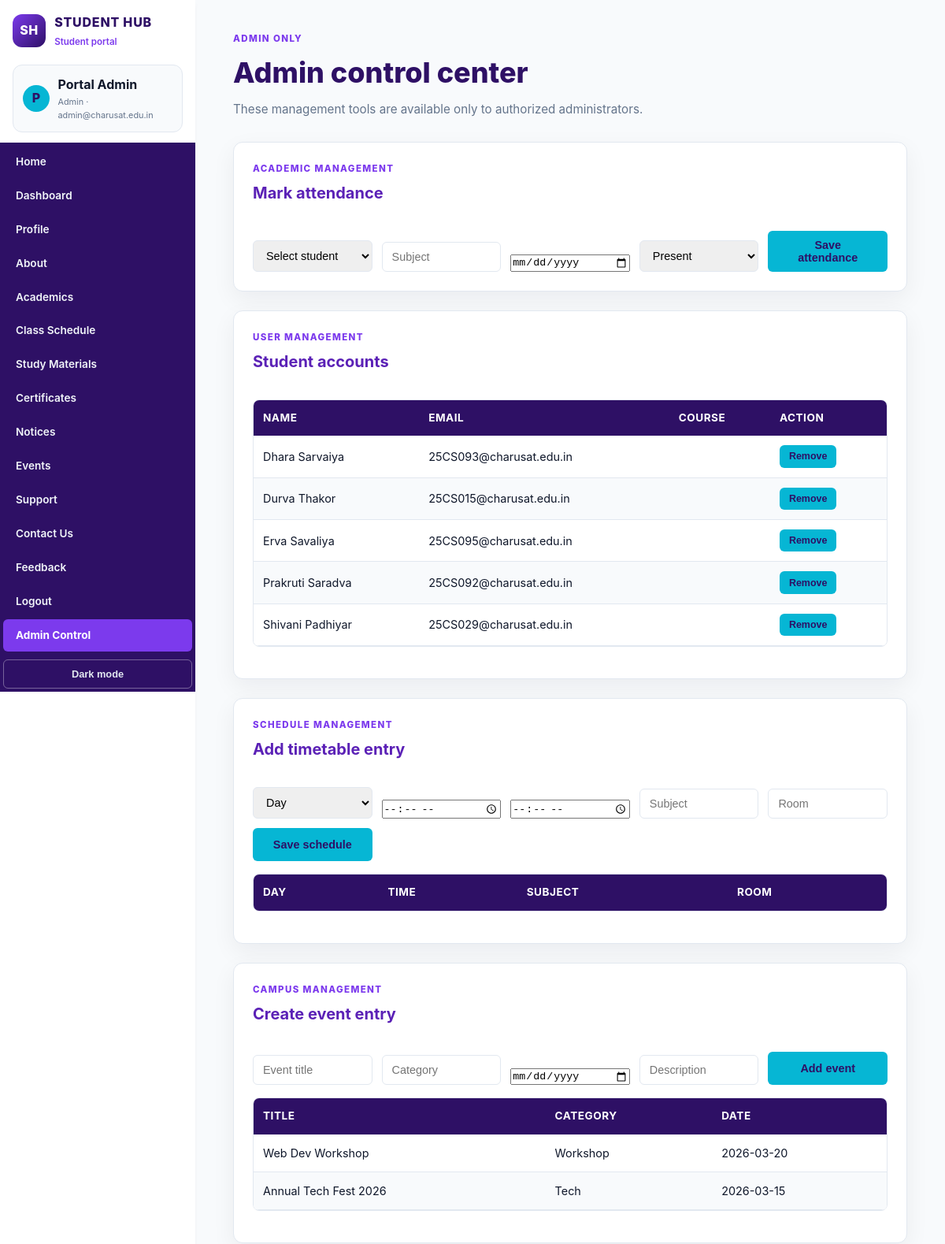
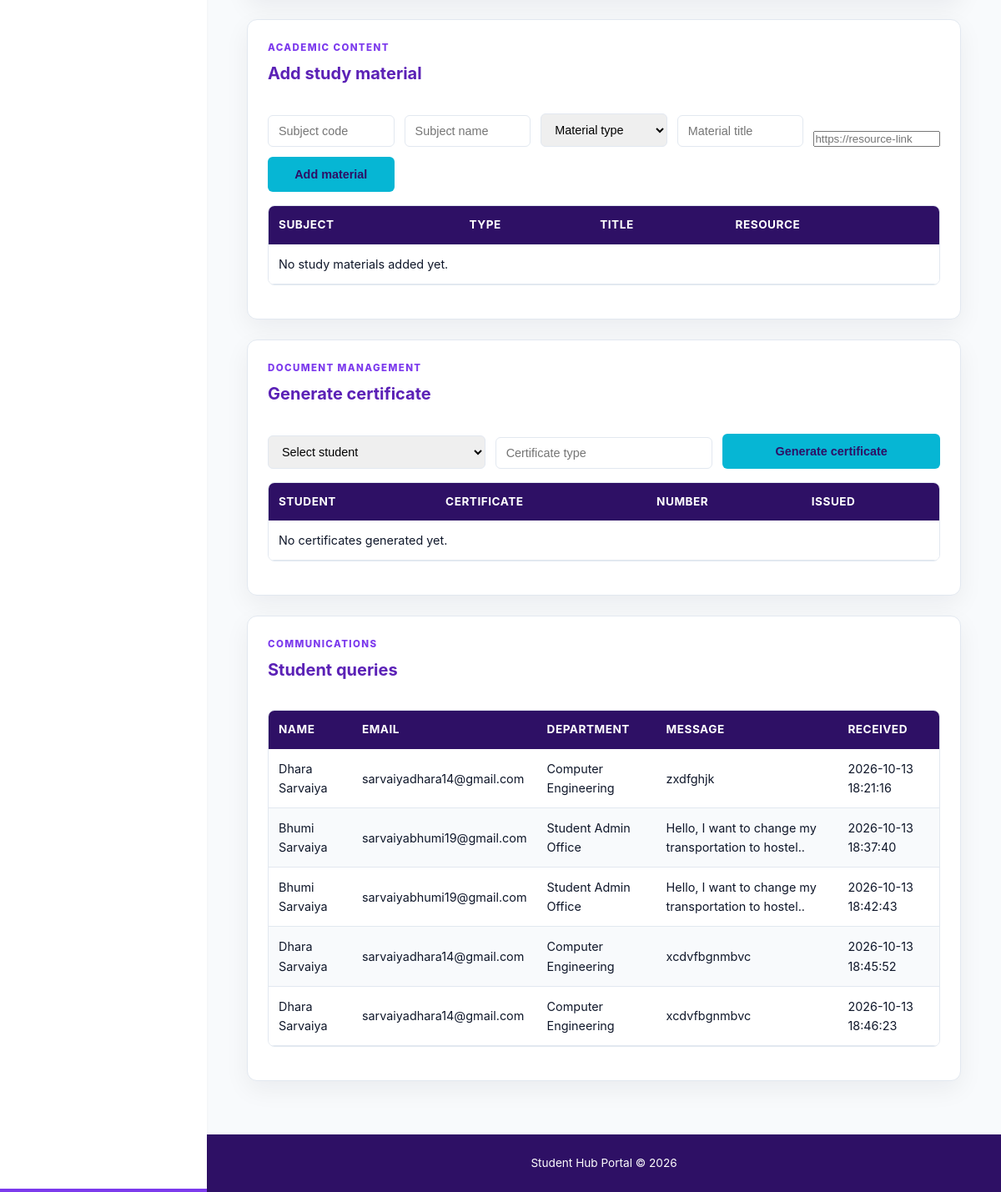
/admin_management.php (signed in), run on the app's committed database (2 pictures, top to bottom).
### tables this page shows
CREATE TABLE IF NOT EXISTS students (
    id INT AUTO_INCREMENT PRIMARY KEY,
    fullname VARCHAR(100) NOT NULL,
    email VARCHAR(100) UNIQUE NOT NULL,
    password VARCHAR(255) NOT NULL,
    phone VARCHAR(20) DEFAULT NULL,
    course VARCHAR(100) DEFAULT NULL,
    academic_year VARCHAR(20) DEFAULT NULL,
    gender VARCHAR(20) DEFAULT NULL,
    profile_photo VARCHAR(255) DEFAULT NULL,
    role ENUM('admin', 'student') NOT NULL DEFAULT 'student',
    created_at TIMESTAMP DEFAULT CURRENT_TIMESTAMP
);

CREATE TABLE IF NOT EXISTS events (
    id INT AUTO_INCREMENT PRIMARY KEY,
    title VARCHAR(150) NOT NULL,
    category VARCHAR(50) NOT NULL,
    event_date DATE NOT NULL,
    description TEXT
);

### admin_management.php (the view, shortened to what this page needs)
<?php
require_once __DIR__ . '/page_session.php';
$pdo->exec(
    'CREATE TABLE IF NOT EXISTS attendance (
        id INT AUTO_INCREMENT PRIMARY KEY,
        student_id INT NOT NULL,
        subject VARCHAR(100) NOT NULL,
        attendance_date DATE NOT NULL,
        status ENUM("present", "absent") NOT NULL,
        UNIQUE KEY attendance_entry (student_id, subject, attendance_date),
        FOREIGN KEY (student_id) REFERENCES students(id) ON DELETE CASCADE
    )'
);
$pdo->exec(
    'CREATE TABLE IF NOT EXISTS timetable (
        id INT AUTO_INCREMENT PRIMARY KEY,
        day_name VARCHAR(20) NOT NULL,
        start_time TIME NOT NULL,
        end_time TIME NOT NULL,
        subject VARCHAR(100) NOT NULL,
        room VARCHAR(50) DEFAULT NULL
    )'
);
$pdo->exec(
    'CREATE TABLE IF NOT EXISTS study_materials (
        id INT AUTO_INCREMENT PRIMARY KEY,
        subject_code VARCHAR(30) NOT NULL,
        subject_name VARCHAR(150) NOT NULL,
        material_type VARCHAR(50) NOT NULL,
        title VARCHAR(150) NOT NULL,
        resource_url VARCHAR(500) NOT NULL,
        created_at TIMESTAMP DEFAULT CURRENT_TIMESTAMP
    )'
);
$pdo->exec(
    'CREATE TABLE IF NOT EXISTS certificates (
        id INT AUTO_INCREMENT PRIMARY KEY,
        student_id INT NOT NULL,
        certificate_type VARCHAR(100) NOT NULL,
        certificate_number VARCHAR(50) NOT NULL UNIQUE,
        issued_at DATE NOT NULL,
        status ENUM("issued", "revoked") NOT NULL DEFAULT "issued",
        FOREIGN KEY (student_id) REFERENCES students(id) ON DELETE CASCADE
    )'
);
$students = $pdo->query(
    "SELECT id, fullname, email, course, academic_year
     FROM students WHERE role = 'student' ORDER BY fullname"
)->fetchAll();
$events = $pdo->query(
    'SELECT title, category, event_date FROM events ORDER BY event_date DESC LIMIT 8'
)->fetchAll();
$materials = $pdo->query(
    'SELECT subject_code, subject_name, material_type, title, resource_url
     FROM study_materials ORDER BY created_at DESC LIMIT 20'
)->fetchAll();
$certificates = $pdo->query(
    'SELECT c.certificate_number, c.certificate_type, c.issued_at, s.fullname
     FROM certificates c INNER JOIN students s ON s.id = c.student_id
     ORDER BY c.issued_at DESC LIMIT 20'
)->fetchAll();
$queries = [];
$queryFile = __DIR__ . '/submissions.csv';
if (is_readable($queryFile) && ($handle = fopen($queryFile, 'r')) !== false) {
    $headers = fgetcsv($handle);
    while (($row = fgetcsv($handle)) !== false) {
        if ($headers && count($row) >= count($headers)) {
            $queries[] = array_combine($headers, array_slice($row, 0, count($headers)));
        }
    }
}
?>
<!DOCTYPE html>
<html lang="en">
<head>
    <link rel="stylesheet" href="style.css?v=20261022">
</head>
<body>
<?php renderPortalHeader(); ?>
<main id="main-content">
    <div class="page-heading">
        <div>
            <p class="eyebrow">ADMIN ONLY</p>
            <h1>Admin control center</h1>
            <p class="page-subtitle">These management tools are available only to authorized administrators.</p>
        </div>
    </div>
    <section id="attendance" class="admin-section">
        <div class="section-heading"><div><p class="eyebrow">ACADEMIC MANAGEMENT</p><h2>Mark attendance</h2></div></div>
        <form method="post" class="admin-form">
            <select name="student_id" required><option value="">Select student</option></select>
            <input type="text" name="subject" placeholder="Subject" required>
            <input type="date" name="attendance_date" required>
            <select name="status"><option value="present">Present</option><option value="absent">Absent</option></select>
            <button class="btn btn-primary" type="submit">Save attendance</button>
        </form>
    </section>
    <section id="students" class="admin-section">
        <div class="section-heading"><div><p class="eyebrow">USER MANAGEMENT</p><h2>Student accounts</h2></div></div>
        <div class="admin-table-wrap"><table><thead><tr><th>Name</th><th>Email</th><th>Course</th><th>Action</th></tr></thead><tbody>
        <?php foreach ($students as $student): ?><tr><td><?= htmlspecialchars($student['fullname']) ?></td><td><?= htmlspecialchars($student['email']) ?></td><td></td><td><form method="post" onsubmit="return confirm('Remove this student account?');"><button class="btn btn-danger" type="submit">Remove</button></form></td></tr><?php endforeach; ?>
        </tbody></table></div>
    </section>
    <section id="timetable" class="admin-section">
        <div class="section-heading"><div><p class="eyebrow">SCHEDULE MANAGEMENT</p><h2>Add timetable entry</h2></div></div>
        <form method="post" class="admin-form">
            <select name="day_name" required><option value="">Day</option><?php foreach (['Monday','Tuesday','Wednesday','Thursday','Friday','Saturday'] as $day): ?><option><?= $day ?></option><?php endforeach; ?></select>
            <input type="time" name="start_time" required><input type="time" name="end_time" required>
            <input type="text" name="timetable_subject" placeholder="Subject" required><input type="text" name="room" placeholder="Room">
            <button class="btn btn-primary" type="submit">Save schedule</button>
        </form>
        <div class="admin-table-wrap"><table><thead><tr><th>Day</th><th>Time</th><th>Subject</th><th>Room</th></tr></thead></table></div>
    </section>
    <section id="events" class="admin-section">
        <div class="section-heading"><div><p class="eyebrow">CAMPUS MANAGEMENT</p><h2>Create event entry</h2></div></div>
        <form method="post" class="admin-form">
            <input type="hidden" name="action" value="event"><input type="text" name="title" placeholder="Event title" required><input type="text" name="category" placeholder="Category" required><input type="date" name="event_date" required><input type="text" name="description" placeholder="Description"><button class="btn btn-primary" type="submit">Add event</button>
        </form>
        <div class="admin-table-wrap"><table><thead><tr><th>Title</th><th>Category</th><th>Date</th></tr></thead><tbody><?php foreach ($events as $event): ?><tr><td><?= htmlspecialchars($event['title']) ?></td><td><?= htmlspecialchars($event['category']) ?></td><td><?= htmlspecialchars($event['event_date']) ?></td></tr><?php endforeach; ?></tbody></table></div>
    </section>
    <section id="materials" class="admin-section">
        <div class="section-heading"><div><p class="eyebrow">ACADEMIC CONTENT</p><h2>Add study material</h2></div></div>
        <form method="post" class="admin-form">
            <input type="text" name="subject_code" placeholder="Subject code" required>
            <input type="text" name="subject_name" placeholder="Subject name" required>
            <select name="material_type" required><option value="">Material type</option><option>Notes</option><option>PPT</option><option>Assignment</option><option>Previous paper</option></select>
            <input type="text" name="material_title" placeholder="Material title" required>
            <input type="url" name="resource_url" placeholder="https://resource-link" required>
            <button class="btn btn-primary" type="submit">Add material</button>
        </form>
        <div class="admin-table-wrap"><table><thead><tr><th>Subject</th><th>Type</th><th>Title</th><th>Resource</th></tr></thead><tbody><?php if (!$materials): ?><tr><td colspan="4">No study materials added yet.</td></tr><?php endif; ?></tbody></table></div>
    </section>
    <section id="certificates" class="admin-section">
        <div class="section-heading"><div><p class="eyebrow">DOCUMENT MANAGEMENT</p><h2>Generate certificate</h2></div></div>
        <form method="post" class="admin-form">
            <select name="certificate_student_id" required><option value="">Select student</option></select>
            <input type="text" name="certificate_type" placeholder="Certificate type" required>
            <button class="btn btn-primary" type="submit">Generate certificate</button>
        </form>
        <div class="admin-table-wrap"><table><thead><tr><th>Student</th><th>Certificate</th><th>Number</th><th>Issued</th></tr></thead><tbody><?php if (!$certificates): ?><tr><td colspan="4">No certificates generated yet.</td></tr><?php endif; ?></tbody></table></div>
    </section>
    <section id="queries" class="admin-section">
        <div class="section-heading"><div><p class="eyebrow">COMMUNICATIONS</p><h2>Student queries</h2></div></div>
        <div class="admin-table-wrap"><table><thead><tr><th>Name</th><th>Email</th><th>Department</th><th>Message</th><th>Received</th></tr></thead><tbody><?php foreach ($queries as $query): ?><tr><td><?= htmlspecialchars((string) ($query['Full Name'] ?? '')) ?></td><td><?= htmlspecialchars((string) ($query['Email'] ?? '')) ?></td><td><?= htmlspecialchars((string) ($query['Department'] ?? '')) ?></td><td><?= htmlspecialchars((string) ($query['Message'] ?? '')) ?></td><td><?= htmlspecialchars((string) ($query['Timestamp'] ?? '')) ?></td></tr><?php endforeach; ?><?php if (!$queries): ?><tr><td colspan="5">No student queries have been submitted.</td></tr><?php endif; ?></tbody></table></div>
    </section>
</main>
<?php renderPortalFooter(); ?>
</body>
</html>

### page_session.php (shortened to what this page needs)
<?php
function renderPortalHeader(): void
{
    $currentPage = basename($_SERVER['PHP_SELF']);
    $isLoggedIn = !empty($_SESSION['user_id']);
    $dashboardPage = (($_SESSION['role'] ?? '') === 'admin')
        ? 'admin_dashboard.php'
        : 'student_dashboard.php';
    $links = [
        'index.php' => 'Home',
        'dashboard.php' => 'Dashboard',
        'profile.php' => 'Profile',
        'about.php' => 'About',
        'academics.php' => 'Academics',
        'classschedule.php' => 'Class Schedule',
        'studymaterials.php' => 'Study Materials',
        'certificates.php' => 'Certificates',
        'notice.php' => 'Notices',
        'events.php' => 'Events',
        'studentsupport.php' => 'Support',
        'contact.php' => 'Contact Us',
        'feedback.php' => 'Feedback',
    ];
    echo '<header class="portal-sidebar" role="banner">'
        . '<div class="header-container">'
        . '<a class="brand" href="index.php"><span class="brand-mark">SH</span><span><strong>STUDENT HUB</strong><small>Student portal</small></span></a>'
        . '<button id="menu-toggle" class="hamburger-btn" aria-label="Toggle Navigation">&#9776;</button>'
        . '</div>';
    if ($isLoggedIn) {
        $name = htmlspecialchars((string) ($_SESSION['fullname'] ?? ''), ENT_QUOTES, 'UTF-8');
        $email = htmlspecialchars((string) ($_SESSION['email'] ?? ''), ENT_QUOTES, 'UTF-8');
        $role = htmlspecialchars(ucfirst((string) ($_SESSION['role'] ?? '')), ENT_QUOTES, 'UTF-8');
        echo '<div class="session-summary">'
            . '<span class="user-avatar">' . strtoupper(substr($name, 0, 1)) . '</span>'
            . '<span class="user-details"><strong>' . $name . '</strong><small>' . $role . ' &middot; ' . $email . '</small></span>'
            . '</div>';
    }
    echo '<nav aria-label="Main Navigation"><ul class="nav-list" id="nav-list">';
    foreach ($links as $href => $label) {
        $current = ($href === $currentPage ||
            ($href === 'dashboard.php' && $currentPage === $dashboardPage))
            ? ' aria-current="page"'
            : '';
        echo '<li><a href="' . $href . '"' . $current . '>' . $label . '</a></li>';
    }
    if ($isLoggedIn) {
        echo '<li><a href="logout.php">Logout</a></li>';
        if (($_SESSION['role'] ?? '') === 'admin') {
            echo '<li><a href="admin_management.php"' .
                ($currentPage === 'admin_management.php' ? ' aria-current="page"' : '') .
                '>Admin Control</a></li>';
        }
    } else {
        echo '<li><a href="login.php"' . ($currentPage === 'login.php' ? ' aria-current="page"' : '') . '>Login</a></li>';
    }
    echo '<li><button id="theme-toggle" class="theme-toggle">Dark mode</button></li>'
        . '</ul></nav></header>';
}
function renderPortalFooter(): void
{
    echo '<footer><p>Student Hub Portal &copy; ' . date('Y') . '</p></footer>';
}

### data on the page
students: fullname "Dhara Sarvaiya", email "25CS093@charusat.edu.in"
students: fullname "Durva Thakor", email "25CS015@charusat.edu.in"
students: fullname "Erva Savaliya", email "25CS095@charusat.edu.in"
students: fullname "Prakruti Saradva", email "25CS092@charusat.edu.in"
students: fullname "Shivani Padhiyar", email "25CS029@charusat.edu.in"
events: title "Web Dev Workshop", category "Workshop", event_date "2026-03-20"
events: title "Annual Tech Fest 2026", category "Tech", event_date "2026-03-15"

### other printed values
substr($name, 0, 1) "P"
$name "Portal Admin"
$role "Admin"
$email "admin@charusat.edu.in"
$label "Home"
$label "Dashboard"
$label "Profile"
$label "About"
$label "Academics"
$label "Class Schedule"
$label "Study Materials"
$label "Certificates"
$label "Notices"
$label "Events"
$label "Support"
